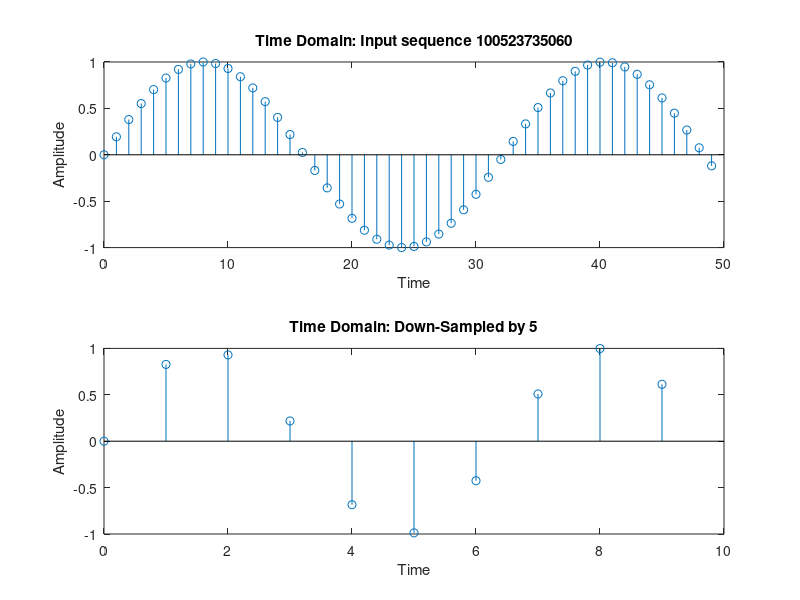
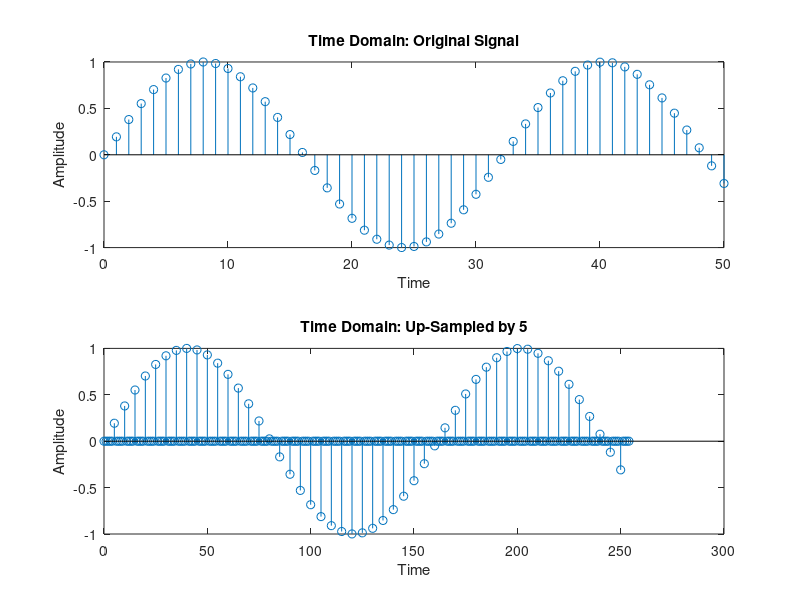
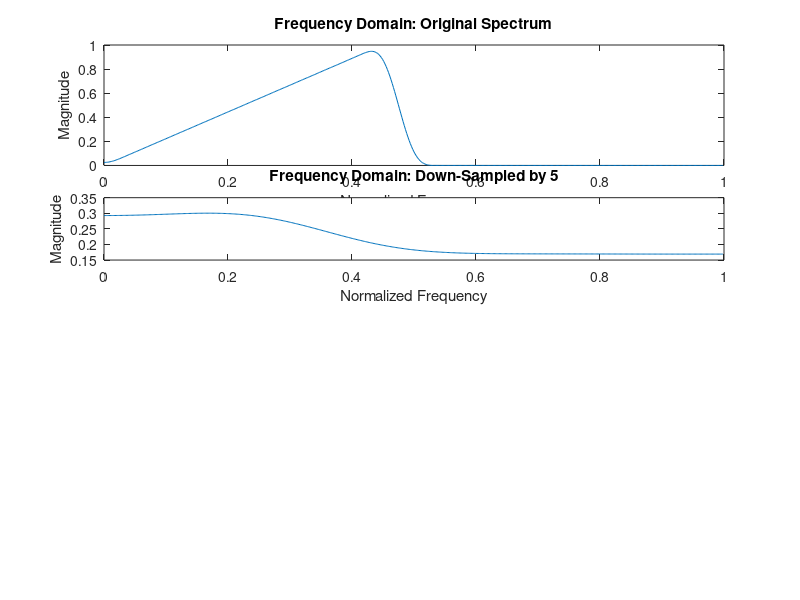
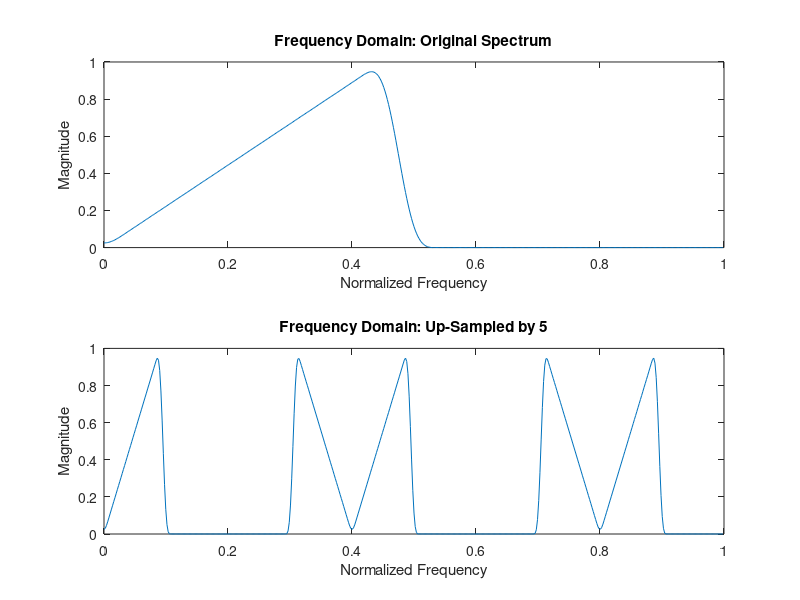

The MATLAB source for these figures, in order:
clc;
clear all;
close all;

% Get user inputs
t_dwn = input('Enter the downsampling factor (time domain): ');
t_up = input('Enter the upsampling factor (time domain): ');
f_dwn = input('Enter the upsampling factor (frequency domain): ');
f_up = input('Enter the downsampling factor (frequency domain): ');

%% TIME DOMAIN DOWNSAMPLING
n = 0:49;
x = sin(2*pi*0.031*n);  % input signal
y_t_dwn = x(1:t_dwn:end);  % down-sampled

figure(1);
subplot(2,1,1);
stem(n, x);
%axis([0 50 -1.2 1.2]);
title('Time Domain: Input sequence 100523735060');
xlabel('Time');
ylabel('Amplitude');

subplot(2,1,2);
stem(0:length(y_t_dwn)-1, y_t_dwn);
%axis([0 50 -1.2 1.2]);
title(['Time Domain: Down-Sampled by ', num2str(t_dwn)]);
xlabel('Time');
ylabel('Amplitude');

%% TIME DOMAIN UPSAMPLING
n = 0:50;
x = sin(2*pi*0.031*n);
y_t_up = zeros(1, t_up * length(x));
y_t_up(1:t_up:end) = x;

figure(2);
subplot(2,1,1);
stem(n, x);
title('Time Domain: Original Signal');
xlabel('Time');
ylabel('Amplitude');

subplot(2,1,2);
stem(0:length(y_t_up)-1, y_t_up);
title(['Time Domain: Up-Sampled by ', num2str(t_up)]);
xlabel('Time');
ylabel('Amplitude');

%% FREQUENCY DOMAIN DOWNSAMPLING
freq = [0 0.45 0.5 1];
mag = [0 1 0 0];
x = fir2(99, freq, mag);
[H, w] = freqz(x, 1, 512);

y_f_dwn = x(1:f_dwn:end);
[Hd, wd] = freqz(y_f_dwn, 1, 512);

figure(3);
subplot(3,1,1);
plot(w/pi, abs(H));
xlabel('Normalized Frequency');
ylabel('Magnitude');
title('Frequency Domain: Original Spectrum');

subplot(4,1,2);
plot(wd/pi, abs(Hd));
xlabel('Normalized Frequency');
ylabel('Magnitude');
title(['Frequency Domain: Down-Sampled by ', num2str(f_up)]);

%% FREQUENCY DOMAIN UPSAMPLING
x = fir2(99, freq, mag);
[H, w] = freqz(x, 1, 512);

y_f_up = zeros(1, f_up * length(x));
y_f_up(1:f_up:end) = x;
[Hu, wu] = freqz(y_f_up, 1, 512);

figure(4);
subplot(2,1,1);
plot(w/pi, abs(H));
xlabel('Normalized Frequency');
ylabel('Magnitude');
title('Frequency Domain: Original Spectrum');

subplot(2,1,2);
plot(wu/pi, abs(Hu));
xlabel('Normalized Frequency');
ylabel('Magnitude');
title(['Frequency Domain: Up-Sampled by ', num2str(f_dwn)]);
